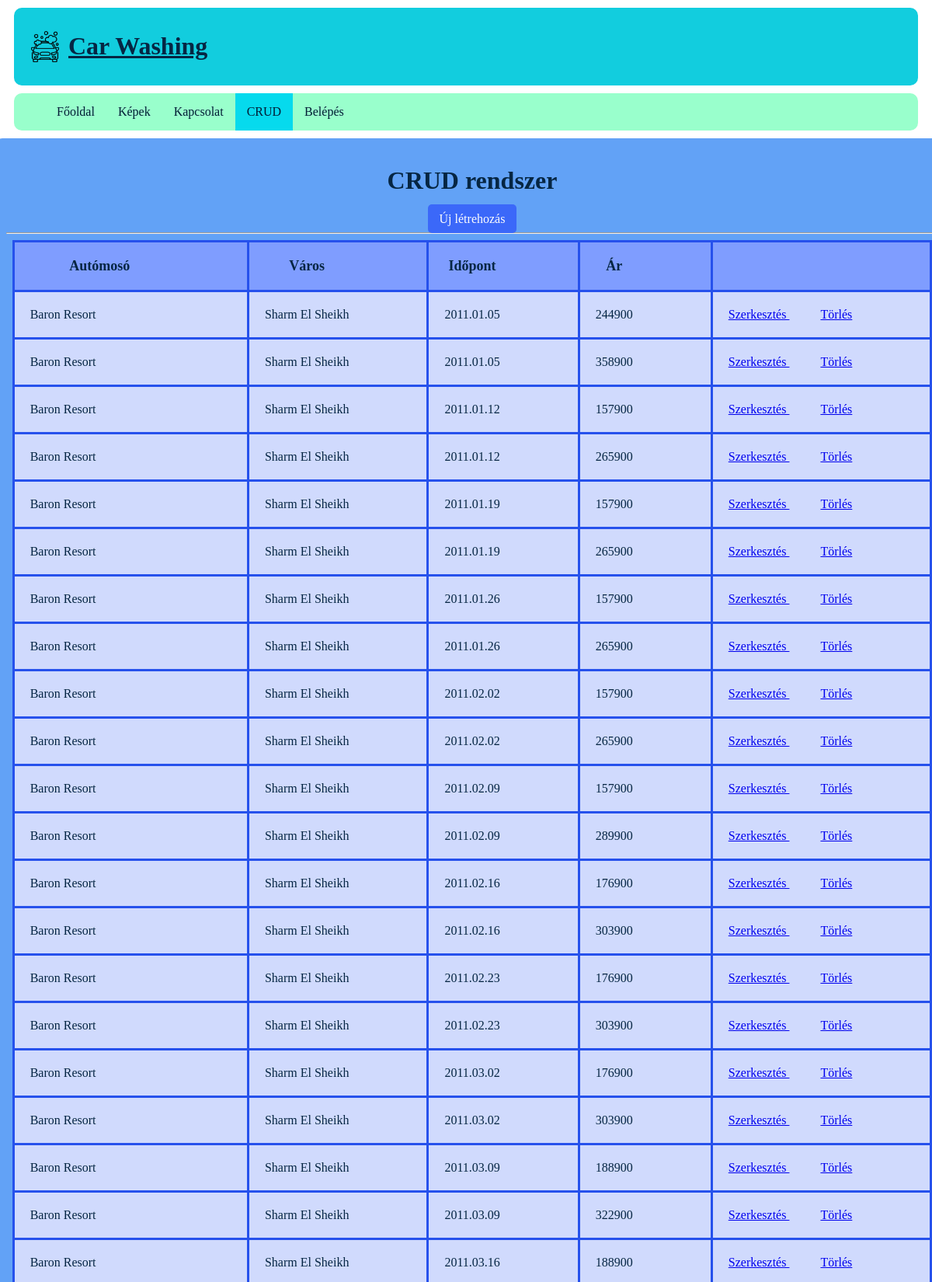
Screenshot of /index.php?oldal=crud (upper part) with the database file from the repository.
### tables this page shows
CREATE TABLE `tavasz` (
  `sorszam` int(11) NOT NULL,
  `szalloda_az` varchar(2) DEFAULT NULL,
  `indulas` varchar(10) DEFAULT NULL,
  `idotartam` int(2) DEFAULT NULL,
  `ar` int(6) DEFAULT NULL
);

CREATE TABLE `szalloda` (
  `az` varchar(2) NOT NULL,
  `nev` varchar(25) DEFAULT NULL,
  `besorolas` int(1) DEFAULT NULL,
  `helyseg_az` int(1) DEFAULT NULL,
  `tengerpart_tav` int(3) DEFAULT NULL,
  `repter_tav` int(2) DEFAULT NULL,
  `felpanzio` int(1) DEFAULT NULL
);

CREATE TABLE `helyseg` (
  `az` int(1) NOT NULL,
  `nev` varchar(15) DEFAULT NULL,
  `orszag` varchar(8) DEFAULT NULL
);

### index.php (called while the page is built)
<?php
	include('./includes/config.inc.php');
	$oldal = $_GET['oldal'] ?? '';
	if ($oldal != "") {
		if (isset($oldalak[$oldal]) && file_exists("./templates/pages/{$oldalak[$oldal]['fajl']}.tpl.php")) {
			$keres = $oldalak[$oldal];
		}
		else {
			$keres = $hiba_oldal;
			header("HTTP/1.0 404 Not Found");
		}
	}
	else $keres = $oldalak['/'];
	include('./templates/index.tpl.php');
?>

### includes/config.inc.php (called while the page is built, shortened)
<?php
$fejlec = array(
    'kepforras' => 'logo.png',
    'kepalt' => 'logo',
	'cim' => 'Car Washing',
);
$oldalak = array(
	'/' => array('fajl' => 'fooldal', 'szoveg' => 'Főoldal', 'menun' => array(1,1)),
	'kepek' => array('fajl' => 'kepek', 'szoveg' => 'Képek', 'menun' => array(1,1)),
	'kapcsolat' => array('fajl' => 'kapcsolat', 'szoveg' => 'Kapcsolat', 'menun' => array(1,1)),
    'crud' => array('fajl' => 'crud', 'szoveg' => 'CRUD', 'menun' => array(1,1)),
    'belepes' => array('fajl' => 'belepes', 'szoveg' => 'Belépés', 'menun' => array(1,0)),
    'kilepes' => array('fajl' => 'kilepes', 'szoveg' => 'Kilépés', 'menun' => array(0,1)),
    'belep' => array('fajl' => 'belep', 'szoveg' => '', 'menun' => array(0,0)),
    'regisztral' => array('fajl' => 'regisztral', 'szoveg' => '', 'menun' => array(0,0)),
    'uzenetek'=>array('fajl'=>'uzenetek', 'szoveg' => 'Üzenetek', 'menun' => array (0,1)));
?>

### templates/pages/crud.tpl.php (the view, shortened to what this page needs)
<?php
include "db.php";
$action = $_GET['action'] ?? 'list';
?>
<!DOCTYPE html>
<html lang="hu">
<head>
</head>
<body>
<h1>CRUD rendszer</h1>
<a class="letrehozas"
   href="index.php?oldal=crud&action=create">
   Új létrehozás
</a>
<hr>
<?php if ($action == "list"): ?>
<?php
$stmt = $pdo->prepare("
    SELECT
        tavasz.sorszam,
        tavasz.indulas,
        tavasz.ar,
        szalloda.nev AS szalloda_nev,
        helyseg.nev AS helyseg_nev
    FROM tavasz
    JOIN szalloda
        ON tavasz.szalloda_az = szalloda.az
    JOIN helyseg
        ON szalloda.helyseg_az = helyseg.az
");
$stmt->execute();
$rows = $stmt->fetchAll();
?>
<table cellpadding="5">
    <tr>
        <th>Autómosó</th>
        <th>Város</th>
        <th>Időpont</th>
        <th>Ár</th>
        <th></th>
    </tr>
    <?php foreach ($rows as $r): ?>
    <tr>
        <td><?= $r['szalloda_nev'] ?></td>
        <td><?= $r['helyseg_nev'] ?></td>
        <td><?= $r['indulas'] ?></td>
        <td><?= $r['ar'] ?></td>
        <td>
            <a href="index.php?oldal=crud&action=edit&id=<?= $r['sorszam'] ?>">
                Szerkesztés
            </a>
            <a  class="szokoz" href="index.php?oldal=crud&action=delete&id=<?= $r['sorszam'] ?>"
               onclick="return confirm('Biztos törlöd?')">
               Törlés
            </a>
        </td>
    </tr>
    <?php endforeach; ?>
</table>
<?php endif; ?>
</body>
</html>

### templates/index.tpl.php (shortened to what this page needs)
<!DOCTYPE html>
<html>
<head>
	<link rel="stylesheet" href="./styles/stilus.css" type="text/css">
</head>
<body>
	<header>
		<img src="<?=$fejlec['kepforras']?>" alt="<?=$fejlec['kepalt']?>">
		<h1><?= $fejlec['cim'] ?></h1>
	</header>
   <nav>
    <ul>
        <?php foreach ($oldalak as $url => $oldal) { ?>
            <?php if(!isset($_SESSION['login']) && $oldal['menun'][0] || isset($_SESSION['login']) && $oldal['menun'][1]) { ?>
                <li<?= (($oldal == $keres) ? ' class="active"' : '') ?>>
                    <a href="<?= ($url == '/') ? './' : "index.php?oldal=$url" ?>">
                        <?= $oldal['szoveg'] ?>
                    </a>
                </li>
            <?php } ?>
        <?php } ?>
    </ul>
</nav>
    <div id="wrapper">
        <div id="content">
            <?php include("./templates/pages/{$keres['fajl']}.tpl.php"); ?>
        </div>
    </div>
</body>
</html>

### styles/stilus.css (style rules this page uses)
body { color: #062643; text-align: center; }
header { border-radius: 10px; background-color: rgb(18, 205, 222); padding: 10px; margin: 10px; display: flex; align-items: center; justify-content: space-between; text-decoration: underline; }
header img { width: 40px; height: auto; margin: 0 10px; }
div#wrapper { justify-content: center; margin: 10px; width: 1200px; margin: auto; display:flex; }
nav { border-radius: 10px; margin: 10px; background-color:#99FFCC; font-size: medium; }
nav ul { display: flex !important; flex-direction: row !important; list-style: none; margin: 0; }
nav ul li { display: block; padding: 15px; }
nav ul li.active { background-color:rgb(6, 218, 237); }
nav ul a { text-decoration: none; color:#021c35 }
div#content { display: table-cell; width: 100%; border-radius: 10px; background-color: #62a2f6; padding: 15px; }
table { justify-content: center; margin: 10px; width: 1200px; margin: auto; display:flex; border-collapse: collapse; }
th, td { padding:20px 100px 20px 20px; text-align: left; color: #062643; border: 3px solid #2651ec; }
th { text-align: center; font-size: large; background-color: #7f9dff; }
td { background-color: #d0dafd; font-size: medium; }
a.letrehozas { background-color: #3b68f9; color: #fdfdfd; padding: 10px 15px; text-decoration: none; border-radius: 5px; }
a.szokoz { margin-left: 40px; }

### rows the page displays
tavasz: szalloda_az.nev "Baron Resort", helyseg.nev "Sharm El Sheikh", indulas "2011.01.05", ar "244900"
tavasz: szalloda_az.nev "Baron Resort", helyseg.nev "Sharm El Sheikh", indulas "2011.01.05", ar "358900"
tavasz: szalloda_az.nev "Baron Resort", helyseg.nev "Sharm El Sheikh", indulas "2011.01.12", ar "157900"
tavasz: szalloda_az.nev "Baron Resort", helyseg.nev "Sharm El Sheikh", indulas "2011.01.12", ar "265900"
tavasz: szalloda_az.nev "Baron Resort", helyseg.nev "Sharm El Sheikh", indulas "2011.01.19", ar "157900"
tavasz: szalloda_az.nev "Baron Resort", helyseg.nev "Sharm El Sheikh", indulas "2011.01.19", ar "265900"
tavasz: szalloda_az.nev "Baron Resort", helyseg.nev "Sharm El Sheikh", indulas "2011.01.26", ar "157900"
tavasz: szalloda_az.nev "Baron Resort", helyseg.nev "Sharm El Sheikh", indulas "2011.01.26", ar "265900"
tavasz: szalloda_az.nev "Baron Resort", helyseg.nev "Sharm El Sheikh", indulas "2011.02.02", ar "157900"
tavasz: szalloda_az.nev "Baron Resort", helyseg.nev "Sharm El Sheikh", indulas "2011.02.02", ar "265900"
tavasz: szalloda_az.nev "Baron Resort", helyseg.nev "Sharm El Sheikh", indulas "2011.02.09", ar "157900"
tavasz: szalloda_az.nev "Baron Resort", helyseg.nev "Sharm El Sheikh", indulas "2011.02.09", ar "289900"
tavasz: szalloda_az.nev "Baron Resort", helyseg.nev "Sharm El Sheikh", indulas "2011.02.16", ar "176900"
tavasz: szalloda_az.nev "Baron Resort", helyseg.nev "Sharm El Sheikh", indulas "2011.02.16", ar "303900"
tavasz: szalloda_az.nev "Baron Resort", helyseg.nev "Sharm El Sheikh", indulas "2011.02.23", ar "176900"
tavasz: szalloda_az.nev "Baron Resort", helyseg.nev "Sharm El Sheikh", indulas "2011.02.23", ar "303900"
tavasz: szalloda_az.nev "Baron Resort", helyseg.nev "Sharm El Sheikh", indulas "2011.03.02", ar "176900"
tavasz: szalloda_az.nev "Baron Resort", helyseg.nev "Sharm El Sheikh", indulas "2011.03.02", ar "303900"
tavasz: szalloda_az.nev "Baron Resort", helyseg.nev "Sharm El Sheikh", indulas "2011.03.09", ar "188900"
tavasz: szalloda_az.nev "Baron Resort", helyseg.nev "Sharm El Sheikh", indulas "2011.03.09", ar "322900"
tavasz: szalloda_az.nev "Baron Resort", helyseg.nev "Sharm El Sheikh", indulas "2011.03.16", ar "188900"

### other values shown
$fejlec['cim'] "Car Washing"
$oldal['szoveg'] "Főoldal"
$oldal['szoveg'] "Képek"
$oldal['szoveg'] "Kapcsolat"
$oldal['szoveg'] "CRUD"
$oldal['szoveg'] "Belépés"
